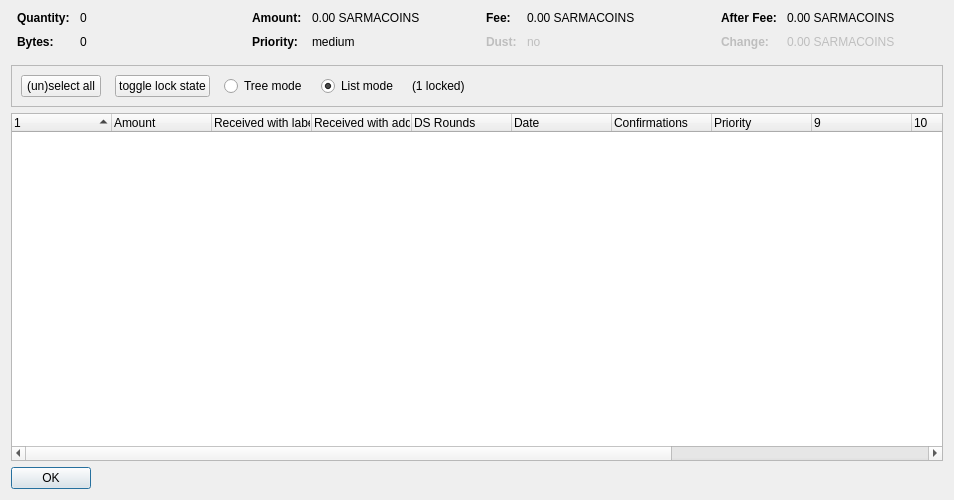
<?xml version="1.0" encoding="UTF-8"?>
<ui version="4.0">
 <class>CoinControlDialog</class>
 <widget class="QDialog" name="CoinControlDialog">
  <property name="geometry">
   <rect>
    <x>0</x>
    <y>0</y>
    <width>954</width>
    <height>500</height>
   </rect>
  </property>
  <property name="windowTitle">
   <string>Coin Selection</string>
  </property>
  <layout class="QVBoxLayout" name="verticalLayout">
   <item>
    <layout class="QHBoxLayout" name="horizontalLayoutTop" stretch="0,0,0,0">
     <property name="topMargin">
      <number>0</number>
     </property>
     <property name="bottomMargin">
      <number>10</number>
     </property>
     <item>
      <layout class="QFormLayout" name="formLayoutCoinControl1">
       <property name="horizontalSpacing">
        <number>10</number>
       </property>
       <property name="verticalSpacing">
        <number>10</number>
       </property>
       <property name="leftMargin">
        <number>6</number>
       </property>
       <property name="rightMargin">
        <number>6</number>
       </property>
       <item row="0" column="0">
        <widget class="QLabel" name="labelCoinControlQuantityText">
         <property name="font">
          <font>
           <weight>75</weight>
           <bold>true</bold>
          </font>
         </property>
         <property name="text">
          <string>Quantity:</string>
         </property>
        </widget>
       </item>
       <item row="0" column="1">
        <widget class="QLabel" name="labelCoinControlQuantity">
         <property name="cursor">
          <cursorShape>IBeamCursor</cursorShape>
         </property>
         <property name="contextMenuPolicy">
          <enum>Qt::ActionsContextMenu</enum>
         </property>
         <property name="text">
          <string notr="true">0</string>
         </property>
         <property name="textInteractionFlags">
          <set>Qt::LinksAccessibleByMouse|Qt::TextSelectableByKeyboard|Qt::TextSelectableByMouse</set>
         </property>
        </widget>
       </item>
       <item row="1" column="0">
        <widget class="QLabel" name="labelCoinControlBytesText">
         <property name="font">
          <font>
           <weight>75</weight>
           <bold>true</bold>
          </font>
         </property>
         <property name="text">
          <string>Bytes:</string>
         </property>
        </widget>
       </item>
       <item row="1" column="1">
        <widget class="QLabel" name="labelCoinControlBytes">
         <property name="cursor">
          <cursorShape>IBeamCursor</cursorShape>
         </property>
         <property name="contextMenuPolicy">
          <enum>Qt::ActionsContextMenu</enum>
         </property>
         <property name="text">
          <string notr="true">0</string>
         </property>
         <property name="textInteractionFlags">
          <set>Qt::LinksAccessibleByMouse|Qt::TextSelectableByKeyboard|Qt::TextSelectableByMouse</set>
         </property>
        </widget>
       </item>
      </layout>
     </item>
     <item>
      <layout class="QFormLayout" name="formLayoutCoinControl2">
       <property name="horizontalSpacing">
        <number>10</number>
       </property>
       <property name="verticalSpacing">
        <number>10</number>
       </property>
       <property name="leftMargin">
        <number>6</number>
       </property>
       <property name="rightMargin">
        <number>6</number>
       </property>
       <item row="0" column="0">
        <widget class="QLabel" name="labelCoinControlAmountText">
         <property name="font">
          <font>
           <weight>75</weight>
           <bold>true</bold>
          </font>
         </property>
         <property name="text">
          <string>Amount:</string>
         </property>
        </widget>
       </item>
       <item row="0" column="1">
        <widget class="QLabel" name="labelCoinControlAmount">
         <property name="cursor">
          <cursorShape>IBeamCursor</cursorShape>
         </property>
         <property name="contextMenuPolicy">
          <enum>Qt::ActionsContextMenu</enum>
         </property>
         <property name="text">
          <string notr="true">0.00 SARMACOINS</string>
         </property>
         <property name="textInteractionFlags">
          <set>Qt::LinksAccessibleByMouse|Qt::TextSelectableByKeyboard|Qt::TextSelectableByMouse</set>
         </property>
        </widget>
       </item>
       <item row="1" column="0">
        <widget class="QLabel" name="labelCoinControlPriorityText">
         <property name="font">
          <font>
           <weight>75</weight>
           <bold>true</bold>
          </font>
         </property>
         <property name="text">
          <string>Priority:</string>
         </property>
        </widget>
       </item>
       <item row="1" column="1">
        <widget class="QLabel" name="labelCoinControlPriority">
         <property name="cursor">
          <cursorShape>IBeamCursor</cursorShape>
         </property>
         <property name="contextMenuPolicy">
          <enum>Qt::ActionsContextMenu</enum>
         </property>
         <property name="text">
          <string>medium</string>
         </property>
         <property name="textInteractionFlags">
          <set>Qt::LinksAccessibleByMouse|Qt::TextSelectableByKeyboard|Qt::TextSelectableByMouse</set>
         </property>
        </widget>
       </item>
      </layout>
     </item>
     <item>
      <layout class="QFormLayout" name="formLayoutCoinControl3">
       <property name="horizontalSpacing">
        <number>10</number>
       </property>
       <property name="verticalSpacing">
        <number>10</number>
       </property>
       <property name="leftMargin">
        <number>6</number>
       </property>
       <property name="rightMargin">
        <number>6</number>
       </property>
       <item row="0" column="0">
        <widget class="QLabel" name="labelCoinControlFeeText">
         <property name="font">
          <font>
           <weight>75</weight>
           <bold>true</bold>
          </font>
         </property>
         <property name="text">
          <string>Fee:</string>
         </property>
        </widget>
       </item>
       <item row="0" column="1">
        <widget class="QLabel" name="labelCoinControlFee">
         <property name="cursor">
          <cursorShape>IBeamCursor</cursorShape>
         </property>
         <property name="contextMenuPolicy">
          <enum>Qt::ActionsContextMenu</enum>
         </property>
         <property name="text">
          <string notr="true">0.00 SARMACOINS</string>
         </property>
         <property name="textInteractionFlags">
          <set>Qt::LinksAccessibleByMouse|Qt::TextSelectableByKeyboard|Qt::TextSelectableByMouse</set>
         </property>
        </widget>
       </item>
       <item row="1" column="0">
        <widget class="QLabel" name="labelCoinControlLowOutputText">
         <property name="enabled">
          <bool>false</bool>
         </property>
         <property name="font">
          <font>
           <weight>75</weight>
           <bold>true</bold>
          </font>
         </property>
         <property name="text">
          <string>Dust:</string>
         </property>
        </widget>
       </item>
       <item row="1" column="1">
        <widget class="QLabel" name="labelCoinControlLowOutput">
         <property name="enabled">
          <bool>false</bool>
         </property>
         <property name="cursor">
          <cursorShape>IBeamCursor</cursorShape>
         </property>
         <property name="contextMenuPolicy">
          <enum>Qt::ActionsContextMenu</enum>
         </property>
         <property name="text">
          <string>no</string>
         </property>
         <property name="textInteractionFlags">
          <set>Qt::LinksAccessibleByMouse|Qt::TextSelectableByKeyboard|Qt::TextSelectableByMouse</set>
         </property>
        </widget>
       </item>
      </layout>
     </item>
     <item>
      <layout class="QFormLayout" name="formLayoutCoinControl4">
       <property name="horizontalSpacing">
        <number>10</number>
       </property>
       <property name="verticalSpacing">
        <number>10</number>
       </property>
       <property name="leftMargin">
        <number>6</number>
       </property>
       <property name="rightMargin">
        <number>6</number>
       </property>
       <item row="0" column="0">
        <widget class="QLabel" name="labelCoinControlAfterFeeText">
         <property name="font">
          <font>
           <weight>75</weight>
           <bold>true</bold>
          </font>
         </property>
         <property name="text">
          <string>After Fee:</string>
         </property>
        </widget>
       </item>
       <item row="0" column="1">
        <widget class="QLabel" name="labelCoinControlAfterFee">
         <property name="cursor">
          <cursorShape>IBeamCursor</cursorShape>
         </property>
         <property name="contextMenuPolicy">
          <enum>Qt::ActionsContextMenu</enum>
         </property>
         <property name="text">
          <string notr="true">0.00 SARMACOINS</string>
         </property>
         <property name="textInteractionFlags">
          <set>Qt::LinksAccessibleByMouse|Qt::TextSelectableByKeyboard|Qt::TextSelectableByMouse</set>
         </property>
        </widget>
       </item>
       <item row="1" column="0">
        <widget class="QLabel" name="labelCoinControlChangeText">
         <property name="enabled">
          <bool>false</bool>
         </property>
         <property name="font">
          <font>
           <weight>75</weight>
           <bold>true</bold>
          </font>
         </property>
         <property name="text">
          <string>Change:</string>
         </property>
        </widget>
       </item>
       <item row="1" column="1">
        <widget class="QLabel" name="labelCoinControlChange">
         <property name="enabled">
          <bool>false</bool>
         </property>
         <property name="cursor">
          <cursorShape>IBeamCursor</cursorShape>
         </property>
         <property name="contextMenuPolicy">
          <enum>Qt::ActionsContextMenu</enum>
         </property>
         <property name="text">
          <string notr="true">0.00 SARMACOINS</string>
         </property>
         <property name="textInteractionFlags">
          <set>Qt::LinksAccessibleByMouse|Qt::TextSelectableByKeyboard|Qt::TextSelectableByMouse</set>
         </property>
        </widget>
       </item>
      </layout>
     </item>
    </layout>
   </item>
   <item>
    <widget class="QFrame" name="frame">
     <property name="minimumSize">
      <size>
       <width>0</width>
       <height>40</height>
      </size>
     </property>
     <property name="frameShape">
      <enum>QFrame::StyledPanel</enum>
     </property>
     <property name="frameShadow">
      <enum>QFrame::Sunken</enum>
     </property>
     <layout class="QHBoxLayout" name="horizontalLayout">
      <item>
       <layout class="QHBoxLayout" name="horizontalLayoutPanel" stretch="0,0,0,0,0,0">
        <property name="spacing">
         <number>14</number>
        </property>
        <item>
         <widget class="QPushButton" name="pushButtonSelectAll">
          <property name="sizePolicy">
           <sizepolicy hsizetype="Maximum" vsizetype="Fixed">
            <horstretch>0</horstretch>
            <verstretch>0</verstretch>
           </sizepolicy>
          </property>
          <property name="text">
           <string>(un)select all</string>
          </property>
          <property name="autoDefault">
           <bool>false</bool>
          </property>
         </widget>
        </item>
        <item>
         <widget class="QPushButton" name="pushButtonToggleLock">
          <property name="sizePolicy">
           <sizepolicy hsizetype="Maximum" vsizetype="Fixed">
            <horstretch>0</horstretch>
            <verstretch>0</verstretch>
           </sizepolicy>
          </property>
          <property name="text">
           <string>toggle lock state</string>
          </property>
          <property name="autoDefault">
           <bool>false</bool>
          </property>
         </widget>
        </item>
        <item>
         <widget class="QRadioButton" name="radioTreeMode">
          <property name="sizePolicy">
           <sizepolicy hsizetype="Maximum" vsizetype="Fixed">
            <horstretch>0</horstretch>
            <verstretch>0</verstretch>
           </sizepolicy>
          </property>
          <property name="text">
           <string>Tree mode</string>
          </property>
         </widget>
        </item>
        <item>
         <widget class="QRadioButton" name="radioListMode">
          <property name="sizePolicy">
           <sizepolicy hsizetype="Maximum" vsizetype="Fixed">
            <horstretch>0</horstretch>
            <verstretch>0</verstretch>
           </sizepolicy>
          </property>
          <property name="text">
           <string>List mode</string>
          </property>
          <property name="checked">
           <bool>true</bool>
          </property>
         </widget>
        </item>
        <item>
         <widget class="QLabel" name="labelLocked">
          <property name="text">
           <string>(1 locked)</string>
          </property>
         </widget>
        </item>
        <item>
         <spacer name="horizontalSpacer">
          <property name="orientation">
           <enum>Qt::Horizontal</enum>
          </property>
          <property name="sizeHint" stdset="0">
           <size>
            <width>40</width>
            <height>20</height>
           </size>
          </property>
         </spacer>
        </item>
       </layout>
      </item>
     </layout>
    </widget>
   </item>
   <item>
    <widget class="CoinControlTreeWidget" name="treeWidget">
     <property name="contextMenuPolicy">
      <enum>Qt::CustomContextMenu</enum>
     </property>
     <property name="sortingEnabled">
      <bool>false</bool>
     </property>
     <property name="columnCount">
      <number>13</number>
     </property>
     <attribute name="headerShowSortIndicator" stdset="0">
      <bool>true</bool>
     </attribute>
     <attribute name="headerStretchLastSection">
      <bool>false</bool>
     </attribute>
     <column>
      <property name="text">
       <string/>
      </property>
     </column>
     <column>
      <property name="text">
       <string>Amount</string>
      </property>
     </column>
     <column>
      <property name="text">
       <string>Received with label</string>
      </property>
     </column>
     <column>
      <property name="text">
       <string>Received with address</string>
      </property>
     </column>
     <column>
      <property name="text">
       <string>DS Rounds</string>
      </property>
     </column>
     <column>
      <property name="text">
       <string>Date</string>
      </property>
     </column>
     <column>
      <property name="text">
       <string>Confirmations</string>
      </property>
      <property name="toolTip">
       <string>Confirmed</string>
      </property>
     </column>
     <column>
      <property name="text">
       <string>Priority</string>
      </property>
     </column>
     <column>
      <property name="text">
       <string/>
      </property>
     </column>
     <column>
      <property name="text">
       <string/>
      </property>
     </column>
     <column>
      <property name="text">
       <string/>
      </property>
     </column>
     <column>
      <property name="text">
       <string/>
      </property>
     </column>
     <column>
      <property name="text">
       <string/>
      </property>
     </column>
    </widget>
   </item>
   <item>
    <widget class="QDialogButtonBox" name="buttonBox">
     <property name="sizePolicy">
      <sizepolicy hsizetype="Maximum" vsizetype="Fixed">
       <horstretch>0</horstretch>
       <verstretch>0</verstretch>
      </sizepolicy>
     </property>
     <property name="orientation">
      <enum>Qt::Horizontal</enum>
     </property>
     <property name="standardButtons">
      <set>QDialogButtonBox::Ok</set>
     </property>
    </widget>
   </item>
  </layout>
 </widget>
 <customwidgets>
  <customwidget>
   <class>CoinControlTreeWidget</class>
   <extends>QTreeWidget</extends>
   <header>coincontroltreewidget.h</header>
  </customwidget>
 </customwidgets>
 <resources/>
 <connections/>
</ui>
